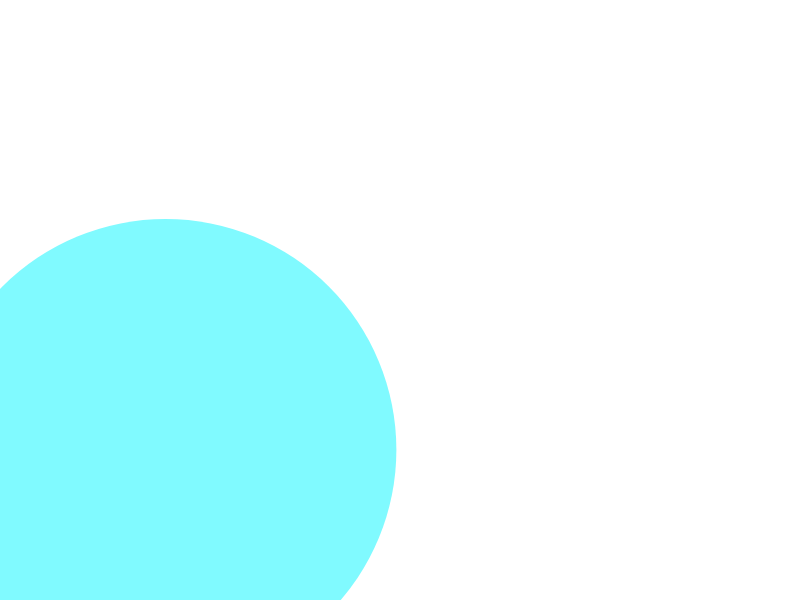
Frame 1 (no input)
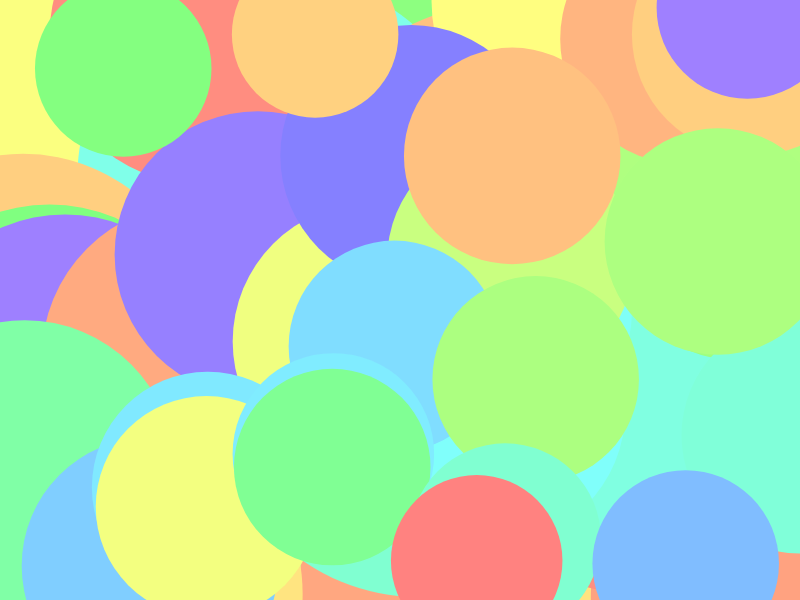
Frame 60 (no input)
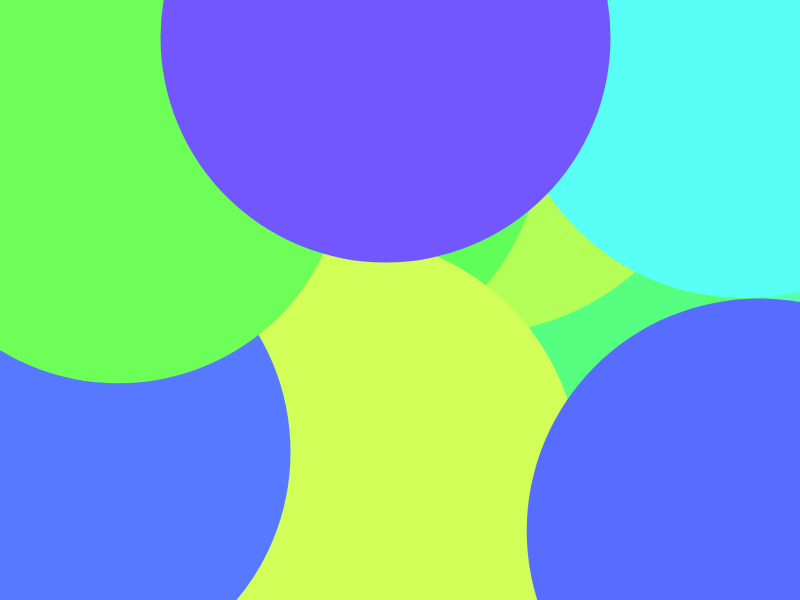
Frame 120 (the mouse pressed at the canvas centre since frame 60)

The p5.js sketch that drew these frames (run headless with seeded random() and noise() and a simulated clock; from frame 60 on, the mouse is pressed at the canvas centre):

// p5.js sketch
// ── sketch.js
function setup() {
    createCanvas(screen.width, screen.height)
    colorMode(HSB)
    saturation = 50
    brightness = 255
    noStroke()
    r = screen.height/1.30
}

function draw() {

    if (r < 20) {
        r = screen.height
        saturation = random(100)
        brightness = random(255)
    }
    fill(random(255), saturation, brightness)
    ellipse(random(screen.width), random(screen.height),r,r)
    r = r - 5



}
